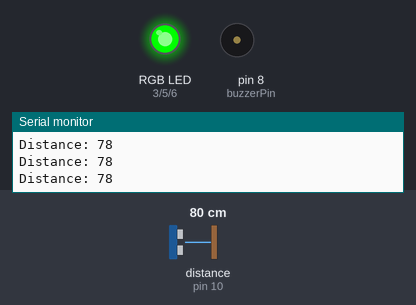
Simulated run of this sketch. Board: Arduino Uno, built with avr-gcc and run on an emulated ATmega328P. Parts: an RGB LED mixed from three pins (HIGH = lit), buzzer (waves = sounding), the last lines printed to the serial monitor. Wiring (inferred from the names in the program): ultrasonic range finder: trigger pin 9; echo pin 10. The test bench sets the inputs (shaded band); at power-on: distance to the obstacle (sensor on pin 10) 80 cm. The echo pulse lasts 58.3 µs per cm; pins used as bus, display or sensor lines are not drawn.

Above: at 1.2 s.
1.3 s: distance to the obstacle (sensor on pin 10) set to 57 cm
2.8 s: distance to the obstacle (sensor on pin 10) set to 46 cm
At 3.33 s:
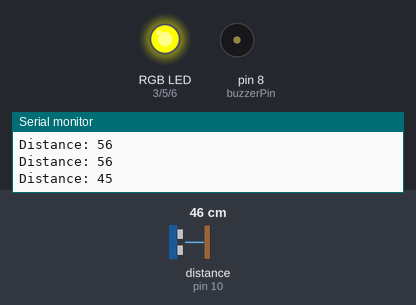
5.8 s: distance to the obstacle (sensor on pin 10) set to 24 cm
8.8 s: distance to the obstacle (sensor on pin 10) set to 19 cm
At 8.99 s:
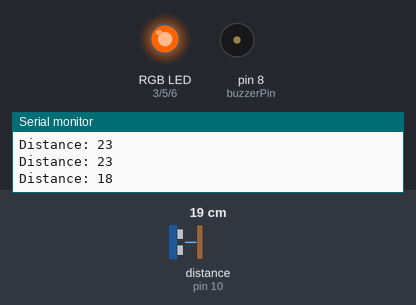
11.8 s: distance to the obstacle (sensor on pin 10) set to 35 cm
At 12.1 s:
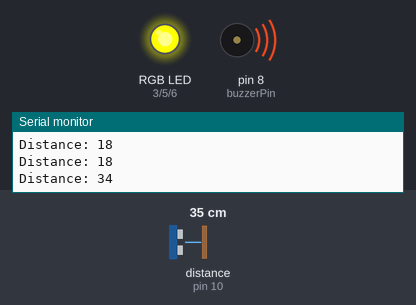
14.8 s: distance to the obstacle (sensor on pin 10) set to 299 cm
At 15.09 s:
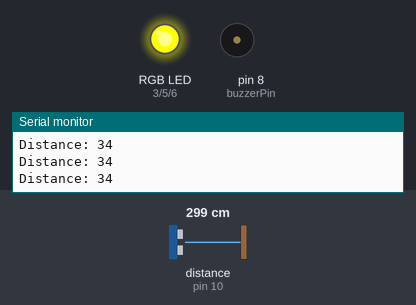
Timing chart, 0 to 17.7 s (numbered marks = the images above; inputs shaded):
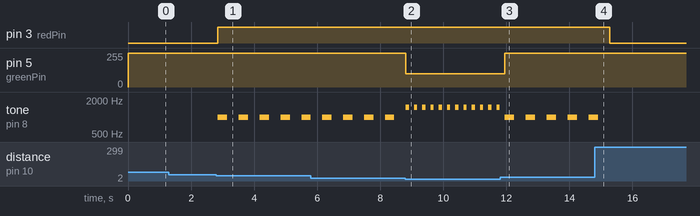

Measured:
- the behaviour switches between 52 and 51 cm on distance to the obstacle (sensor on pin 10) (found by bisection; images 0 and 1)
- the behaviour switches between 22 and 21 cm on distance to the obstacle (sensor on pin 10) (found by bisection; images 1 and 2)
- after the input at 2.8 s, pin 3 (redPin): LOW → HIGH after 0.05 s; tone on pin 8 (buzzerPin): alternates 1000 Hz for 0.30 s and silent for 0.36 s, starting after 0.05 s
- after the input at 8.8 s, pin 5 (greenPin): 255/255 → 100/255 at once; tone on pin 8 (buzzerPin): alternates 1500 Hz for 0.10 s and silent for 0.16 s, starting at once
- after the input at 11.8 s, pin 5 (greenPin): 100/255 → 255/255 after 0.16 s; tone on pin 8 (buzzerPin): alternates 1000 Hz for 0.30 s and silent for 0.36 s, starting after 0.16 s
- after the input at 14.8 s, pin 3 (redPin): HIGH → LOW after 0.49 s; tone on pin 8 (buzzerPin): goes on until 14.9 s, then stays silent

The sketch:

parking_sensor_rgb.ino
```cpp
const int trigPin = 9;
const int echoPin = 10;
const int buzzerPin = 8;
const int redPin = 3;
const int greenPin = 5;
const int bluePin = 6;

long duration;
int distance;

void setup() {
  pinMode(trigPin, OUTPUT);
  pinMode(echoPin, INPUT);
  pinMode(buzzerPin, OUTPUT);
  pinMode(redPin, OUTPUT);
  pinMode(greenPin, OUTPUT);
  pinMode(bluePin, OUTPUT);
  Serial.begin(9600);
}

int getDistance() {
  digitalWrite(trigPin, LOW);
  delayMicroseconds(2);
  digitalWrite(trigPin, HIGH);
  delayMicroseconds(10);
  digitalWrite(trigPin, LOW);
  duration = pulseIn(echoPin, HIGH, 30000);
  if (duration == 0) return 999;
  return duration * 0.034 / 2;
}

void setColor(int r, int g, int b) {
  analogWrite(redPin, r);
  analogWrite(greenPin, g);
  analogWrite(bluePin, b);
}

void loop() {
  distance = getDistance();
  Serial.print("Distance: ");
  Serial.println(distance);

  if (distance > 50) {
    setColor(0, 255, 0);      // green
    noTone(buzzerPin);

  } else if (distance > 20) {
    setColor(255, 255, 0);    // yellow
    tone(buzzerPin, 1000);
    delay(300);
    noTone(buzzerPin);
    delay(300);

  } else if (distance > 10) {
    setColor(255, 100, 0);    // orange
    tone(buzzerPin, 1500);
    delay(100);
    noTone(buzzerPin);
    delay(100);

  } else {
    setColor(255, 0, 0);      // red
    tone(buzzerPin, 2000);
  }

  delay(60);
}
```
